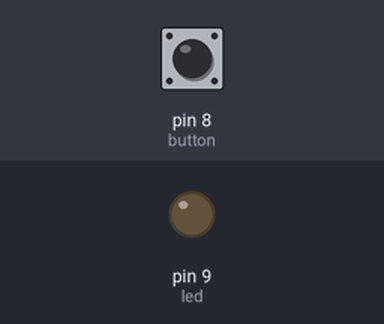
This sketch was run on a simulated Arduino Uno, built with avr-gcc and run on an emulated ATmega328P. Parts: output pins drawn as LEDs (lit = HIGH). The inputs (shaded band) are chosen by the test bench; at power-on: pin 8 (button) HIGH.

Above: at 1.2 s.
1.3 s: pin 8 (button) pulled LOW for 0.15 s
At 1.4 s:
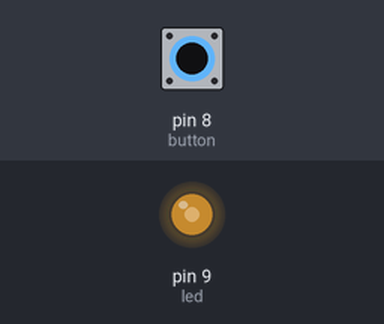
3.0 s: pin 8 (button) pulled LOW for 1 s
At 5.2 s:
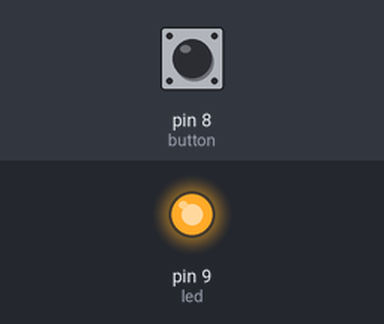
5.5 s: pin 8 (button) pulled LOW for 0.15 s
At 6.5 s:
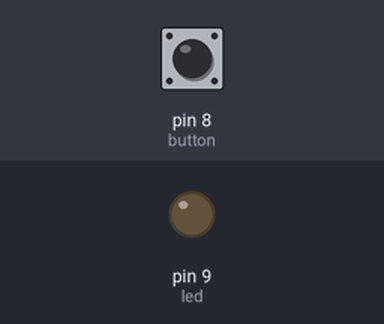
7.2 s: pin 8 (button) pulled LOW for 3.2 s
At 8.2 s:
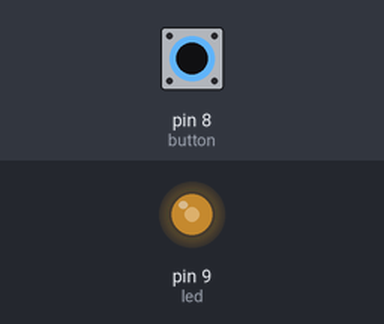
Timing chart, 0 to 12.0 s (numbered marks = the images above; inputs shaded):
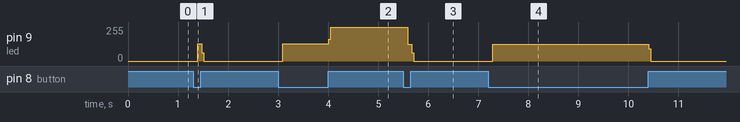

Measured:
- after the input at 1.3 s, pin 9 (led): 0/255 → 128/255 after 0.09 s, → 0/255 0.08 s later
- after the input at 3.0 s, pin 9 (led): 0/255 → 128/255 after 0.09 s, → 255/255 0.92 s later
- after the input at 5.5 s, pin 9 (led): 255/255 → 127/255 after 0.09 s, → 0/255 0.08 s later
- after the input at 7.2 s, pin 9 (led): 0/255 → 127/255 after 0.09 s, → 0/255 3.1 s later

The sketch:

button_millis.ino
```cpp
const int button = 8;
const int led = 9;

bool buttonState = false;  // Lưu trạng thái LED
bool beforbutton = HIGH;  // Trạng thái trước đó của nút
unsigned long time_end = 0;
const long cho = 50;  // 50ms chống nhiễu

void setup() {
  pinMode(button, INPUT_PULLUP);  // Kích hoạt pull-up để tránh nhiễu
  pinMode(led, OUTPUT);
}

void loop() {
  bool checkButton = digitalRead(button);

  if (checkButton != beforbutton) {
    time_end = millis();  // Cập nhật thời gian khi có thay đổi
  }

  if ((millis() - time_end) > cho) {
    if (checkButton == LOW) {  // Nút được nhấn (vì đang dùng INPUT_PULLUP)
      buttonState = !buttonState;  // Đảo trạng thái LED
      digitalWrite(led, buttonState);
    }
  }

  beforbutton = checkButton;
}
```

baitap1.cpp
```cpp
#include <stdio.h>
#include <stdlib.h>
char a[10];
int b;
float c;

int main() {
	printf("Nhap ho ten cua ban: ");
	gets(a);
	printf("Nhap tuoi hien tai cua ban:");
	scanf("%d", &b);
	printf("Nhap GPA cua ban:");
	scanf("%f", &c);
	if(b>18 || c>2.0)
	printf("Dau roi nha");
	else
	printf("rot");
}
```

kiem_tra_nam_nhuan.cpp
```cpp
#include<stdio.h>
int main() {
int nam_nhuan;
printf(" Ban hay nhap vao nam muon tinh di: \n");
scanf("%d",&nam_nhuan);
if(nam_nhuan % 4 == 0 && nam_nhuan % 100!= 0 || nam_nhuan % 400 == 0)
printf(" Nam nay la nam nhuan \n");
else
printf(" Nam nay khong phai la nam nhuan \n");
}
```

kiem_tra_tinh_chan_le.cpp
```cpp
#include <stdio.h>
int main() {
	int so_nguyen;
	printf("Ban hay nhap vao 1 so di: \n");
	scanf("%d", &so_nguyen);
	if(so_nguyen % 2 == 0)
	printf("%d la so chan \n",so_nguyen);
	else
	printf("%d la so le \n",so_nguyen);
}
```

phuong_trinh_bac_2.cpp
```cpp
#include <stdio.h>
#include <math.h>
int main() {
    float bien_a, bien_b, bien_c;
    float delta, x1, x2;

    printf("Nhap bien a: ");
    scanf("%f", &bien_a);
    printf("Nhap bien b: ");
    scanf("%f", &bien_b);
    printf("Nhap bien c: ");
    scanf("%f", &bien_c);

    // Tính delta
    delta = (bien_b * bien_b) - (4 * bien_a * bien_c);

    if (delta > 0) {
        x1 = (-bien_b + sqrt(delta)) / (2 * bien_a);
        x2 = (-bien_b - sqrt(delta)) / (2 * bien_a);
        printf("Phuong trinh co hai nghiem phan biet:\n");
        printf("x1 = %.2f\n", x1);
        printf("x2 = %.2f\n", x2);
    } else if (delta == 0) {
        x1 = -bien_b / (2 * bien_a);
        printf("Phuong trinh co mot nghiem kep:\n");
        printf("x = %.2f\n", x1);
    } else {
        printf("Phuong trinh vo nghiem hoac co nghiem phuc \n");
    }
}
```

phuong_trinh_bat_nhat.cpp
```cpp
#include<stdio.h>
int main() {
	float bien_a;
	float bien_b;
	float nghiem;
	printf("Ban hay nhap bien a vao day: \n");
	scanf("%f",&bien_a);
	printf("Ban hay nhap bien b vao day: \n");
	scanf("%f",&bien_b);

// neu a va b = 0 thi pt vo so nghiem
if(bien_a == 0 && bien_b == 0 )
	printf("Phuong trinh vo so nghiem \n");
// neu a = 0 va b khac 0 thi pt vo nghiem
else if(bien_a == 0 && bien_b != 0 )
	printf("Phuong trinh vo nghiem \n");
// neu a va b khac khong thi nghiem se la -b/a
		else if(bien_a!= 0 && bien_b != 0 )
		{
			nghiem = (-bien_b/ bien_a);
				printf("Nghiem phuong trinh la: %0.2f\n",nghiem);
	}
// neu a khac 0 va n = 0 thi nghiem pt se auto = 0
		else if (bien_a!= 0 && bien_b == 0 )
 		{
			nghiem = ((bien_a * nghiem) + bien_b);
				printf("Nghiem phuong trinh la: %0.1f\n",nghiem);
	}
}
```

so_sanh_2_so_nguyen.cpp
```cpp
#include<stdio.h>
int main() {
	int a;
	int b;
	printf("Ban hay nhap 1 so a vao di: \n");
	scanf("%d",&a);
	printf("Ban hay nhap 1 so b vao di: \n");
	scanf("%d",&b);
	if(a>b)
	printf("a lon hon b");
	else if (a<b)
	printf("a nho hon b");
	else
	printf("a bang b");
}
```

tinh_do_dai_trong_chuoi.cpp
```cpp
#include <stdio.h>
int main() {
	char chuoi[100];
	printf("Ban hay nhap noi dung vao di: \n");
	gets(chuoi);
	int dem = 0;
	char a = chuoi[dem];
	while(a != '\0') {
		dem++;
		a = chuoi[dem];
	}
	printf("do dai chuoi la: %d\n", dem);
}
```

trao_doi_gia_tri_giua_2_bien.cpp
```cpp
#include<stdio.h>
int main() {
	int a, b, c;
	printf("Ban hay nhap 1 so a vao di: \n");
	scanf("%d", &a);
	printf("Ban hay nhap 1 so b vao di: \n");
	scanf("%d", &b);
	c = a;
	a = b;
	b = c;
	printf("Gia tri cua a la: %d\n",a);
	printf("Gia tri cua b la: %d\n",b);
}
```
